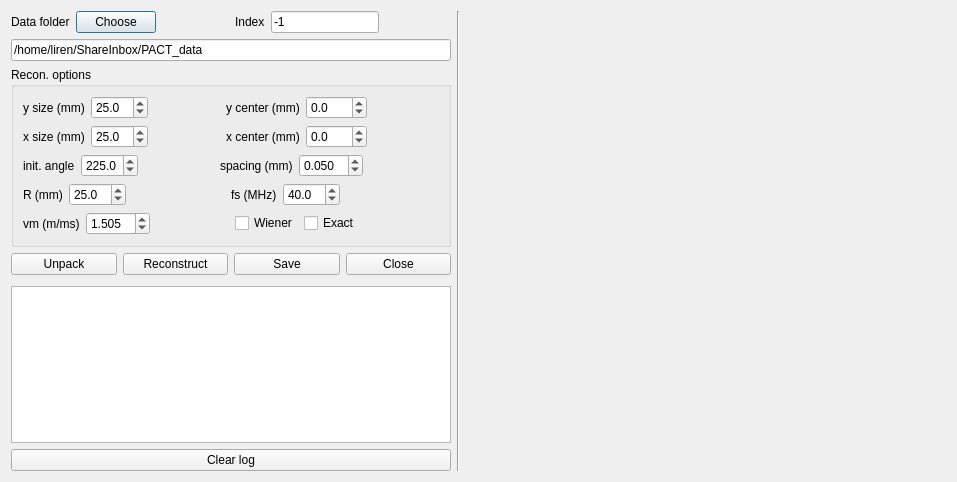
<?xml version="1.0" encoding="UTF-8"?>
<ui version="4.0">
 <class>FieldToolDialog</class>
 <widget class="QDialog" name="FieldToolDialog">
  <property name="geometry">
   <rect>
    <x>0</x>
    <y>0</y>
    <width>957</width>
    <height>478</height>
   </rect>
  </property>
  <property name="windowTitle">
   <string>Dialog</string>
  </property>
  <layout class="QHBoxLayout" name="horizontalLayout_8">
   <item>
    <layout class="QVBoxLayout" name="verticalLayout_3">
     <item>
      <layout class="QVBoxLayout" name="verticalLayout_2">
       <item>
        <layout class="QHBoxLayout" name="horizontalLayout_4">
         <item>
          <widget class="QLabel" name="label">
           <property name="text">
            <string>Data folder</string>
           </property>
          </widget>
         </item>
         <item>
          <widget class="QPushButton" name="mBtnChooseDataFolder">
           <property name="text">
            <string>Choose</string>
           </property>
          </widget>
         </item>
         <item>
          <spacer name="horizontalSpacer_7">
           <property name="orientation">
            <enum>Qt::Horizontal</enum>
           </property>
           <property name="sizeHint" stdset="0">
            <size>
             <width>40</width>
             <height>20</height>
            </size>
           </property>
          </spacer>
         </item>
         <item>
          <widget class="QLabel" name="label_2">
           <property name="text">
            <string>Index</string>
           </property>
          </widget>
         </item>
         <item>
          <widget class="QLineEdit" name="mEdIndex">
           <property name="text">
            <string>-1</string>
           </property>
          </widget>
         </item>
         <item>
          <spacer name="horizontalSpacer_8">
           <property name="orientation">
            <enum>Qt::Horizontal</enum>
           </property>
           <property name="sizeHint" stdset="0">
            <size>
             <width>40</width>
             <height>20</height>
            </size>
           </property>
          </spacer>
         </item>
        </layout>
       </item>
       <item>
        <widget class="QLineEdit" name="mEdDataFolder">
         <property name="text">
          <string>/home/liren/ShareInbox/PACT_data</string>
         </property>
        </widget>
       </item>
      </layout>
     </item>
     <item>
      <widget class="QGroupBox" name="mGroupReconOpts">
       <property name="title">
        <string>Recon. options</string>
       </property>
       <layout class="QVBoxLayout" name="verticalLayout">
        <item>
         <layout class="QHBoxLayout" name="horizontalLayout">
          <item>
           <widget class="QLabel" name="label_3">
            <property name="text">
             <string>y size (mm)</string>
            </property>
           </widget>
          </item>
          <item>
           <widget class="QDoubleSpinBox" name="mSpYSize">
            <property name="decimals">
             <number>1</number>
            </property>
            <property name="singleStep">
             <double>0.100000000000000</double>
            </property>
            <property name="value">
             <double>25.000000000000000</double>
            </property>
           </widget>
          </item>
          <item>
           <spacer name="horizontalSpacer">
            <property name="orientation">
             <enum>Qt::Horizontal</enum>
            </property>
            <property name="sizeHint" stdset="0">
             <size>
              <width>40</width>
              <height>20</height>
             </size>
            </property>
           </spacer>
          </item>
          <item>
           <widget class="QLabel" name="label_4">
            <property name="text">
             <string>y center (mm)</string>
            </property>
           </widget>
          </item>
          <item>
           <widget class="QDoubleSpinBox" name="mSpYCenter">
            <property name="decimals">
             <number>1</number>
            </property>
            <property name="minimum">
             <double>-100.000000000000000</double>
            </property>
            <property name="singleStep">
             <double>0.100000000000000</double>
            </property>
            <property name="value">
             <double>0.000000000000000</double>
            </property>
           </widget>
          </item>
          <item>
           <spacer name="horizontalSpacer_4">
            <property name="orientation">
             <enum>Qt::Horizontal</enum>
            </property>
            <property name="sizeHint" stdset="0">
             <size>
              <width>40</width>
              <height>20</height>
             </size>
            </property>
           </spacer>
          </item>
         </layout>
        </item>
        <item>
         <layout class="QHBoxLayout" name="horizontalLayout_2">
          <item>
           <widget class="QLabel" name="label_5">
            <property name="text">
             <string>x size (mm)</string>
            </property>
           </widget>
          </item>
          <item>
           <widget class="QDoubleSpinBox" name="mSpXSize">
            <property name="decimals">
             <number>1</number>
            </property>
            <property name="singleStep">
             <double>0.100000000000000</double>
            </property>
            <property name="value">
             <double>25.000000000000000</double>
            </property>
           </widget>
          </item>
          <item>
           <spacer name="horizontalSpacer_2">
            <property name="orientation">
             <enum>Qt::Horizontal</enum>
            </property>
            <property name="sizeHint" stdset="0">
             <size>
              <width>40</width>
              <height>20</height>
             </size>
            </property>
           </spacer>
          </item>
          <item>
           <widget class="QLabel" name="label_6">
            <property name="text">
             <string>x center (mm)</string>
            </property>
           </widget>
          </item>
          <item>
           <widget class="QDoubleSpinBox" name="mSpXCenter">
            <property name="decimals">
             <number>1</number>
            </property>
            <property name="minimum">
             <double>-100.000000000000000</double>
            </property>
            <property name="singleStep">
             <double>0.100000000000000</double>
            </property>
            <property name="value">
             <double>0.000000000000000</double>
            </property>
           </widget>
          </item>
          <item>
           <spacer name="horizontalSpacer_5">
            <property name="orientation">
             <enum>Qt::Horizontal</enum>
            </property>
            <property name="sizeHint" stdset="0">
             <size>
              <width>40</width>
              <height>20</height>
             </size>
            </property>
           </spacer>
          </item>
         </layout>
        </item>
        <item>
         <layout class="QHBoxLayout" name="horizontalLayout_3">
          <item>
           <widget class="QLabel" name="label_7">
            <property name="text">
             <string>init. angle</string>
            </property>
           </widget>
          </item>
          <item>
           <widget class="QDoubleSpinBox" name="mSpInitAngle">
            <property name="decimals">
             <number>1</number>
            </property>
            <property name="maximum">
             <double>360.000000000000000</double>
            </property>
            <property name="value">
             <double>225.000000000000000</double>
            </property>
           </widget>
          </item>
          <item>
           <spacer name="horizontalSpacer_3">
            <property name="orientation">
             <enum>Qt::Horizontal</enum>
            </property>
            <property name="sizeHint" stdset="0">
             <size>
              <width>40</width>
              <height>20</height>
             </size>
            </property>
           </spacer>
          </item>
          <item>
           <widget class="QLabel" name="label_8">
            <property name="text">
             <string>spacing (mm)</string>
            </property>
           </widget>
          </item>
          <item>
           <widget class="QDoubleSpinBox" name="mSpSpacing">
            <property name="decimals">
             <number>3</number>
            </property>
            <property name="singleStep">
             <double>0.010000000000000</double>
            </property>
            <property name="value">
             <double>0.050000000000000</double>
            </property>
           </widget>
          </item>
          <item>
           <spacer name="horizontalSpacer_6">
            <property name="orientation">
             <enum>Qt::Horizontal</enum>
            </property>
            <property name="sizeHint" stdset="0">
             <size>
              <width>40</width>
              <height>20</height>
             </size>
            </property>
           </spacer>
          </item>
         </layout>
        </item>
        <item>
         <layout class="QHBoxLayout" name="horizontalLayout_5">
          <item>
           <widget class="QLabel" name="label_9">
            <property name="text">
             <string>R (mm)</string>
            </property>
           </widget>
          </item>
          <item>
           <widget class="QDoubleSpinBox" name="mSpR">
            <property name="decimals">
             <number>1</number>
            </property>
            <property name="value">
             <double>25.000000000000000</double>
            </property>
           </widget>
          </item>
          <item>
           <spacer name="horizontalSpacer_9">
            <property name="orientation">
             <enum>Qt::Horizontal</enum>
            </property>
            <property name="sizeHint" stdset="0">
             <size>
              <width>40</width>
              <height>20</height>
             </size>
            </property>
           </spacer>
          </item>
          <item>
           <widget class="QLabel" name="label_10">
            <property name="text">
             <string>fs (MHz)</string>
            </property>
           </widget>
          </item>
          <item>
           <widget class="QDoubleSpinBox" name="mSpFs">
            <property name="decimals">
             <number>1</number>
            </property>
            <property name="value">
             <double>40.000000000000000</double>
            </property>
           </widget>
          </item>
          <item>
           <spacer name="horizontalSpacer_10">
            <property name="orientation">
             <enum>Qt::Horizontal</enum>
            </property>
            <property name="sizeHint" stdset="0">
             <size>
              <width>40</width>
              <height>20</height>
             </size>
            </property>
           </spacer>
          </item>
         </layout>
        </item>
        <item>
         <layout class="QHBoxLayout" name="horizontalLayout_6">
          <item>
           <widget class="QLabel" name="label_11">
            <property name="text">
             <string>vm (m/ms)</string>
            </property>
           </widget>
          </item>
          <item>
           <widget class="QDoubleSpinBox" name="mSpVm">
            <property name="decimals">
             <number>3</number>
            </property>
            <property name="value">
             <double>1.505000000000000</double>
            </property>
           </widget>
          </item>
          <item>
           <spacer name="horizontalSpacer_11">
            <property name="orientation">
             <enum>Qt::Horizontal</enum>
            </property>
            <property name="sizeHint" stdset="0">
             <size>
              <width>40</width>
              <height>20</height>
             </size>
            </property>
           </spacer>
          </item>
          <item>
           <widget class="QCheckBox" name="mCkWiener">
            <property name="text">
             <string>Wiener</string>
            </property>
           </widget>
          </item>
          <item>
           <widget class="QCheckBox" name="mCkExact">
            <property name="text">
             <string>Exact</string>
            </property>
           </widget>
          </item>
          <item>
           <spacer name="horizontalSpacer_12">
            <property name="orientation">
             <enum>Qt::Horizontal</enum>
            </property>
            <property name="sizeHint" stdset="0">
             <size>
              <width>40</width>
              <height>20</height>
             </size>
            </property>
           </spacer>
          </item>
         </layout>
        </item>
       </layout>
      </widget>
     </item>
     <item>
      <layout class="QHBoxLayout" name="horizontalLayout_7">
       <item>
        <widget class="QPushButton" name="mBtnUnpack">
         <property name="text">
          <string>Unpack</string>
         </property>
        </widget>
       </item>
       <item>
        <widget class="QPushButton" name="mBtnReconstruct">
         <property name="text">
          <string>Reconstruct</string>
         </property>
        </widget>
       </item>
       <item>
        <widget class="QPushButton" name="mBtnSave">
         <property name="text">
          <string>Save</string>
         </property>
        </widget>
       </item>
       <item>
        <widget class="QPushButton" name="mBtnClose">
         <property name="text">
          <string>Close</string>
         </property>
        </widget>
       </item>
      </layout>
     </item>
     <item>
      <spacer name="verticalSpacer">
       <property name="orientation">
        <enum>Qt::Vertical</enum>
       </property>
       <property name="sizeHint" stdset="0">
        <size>
         <width>20</width>
         <height>40</height>
        </size>
       </property>
      </spacer>
     </item>
     <item>
      <widget class="QTextEdit" name="mEdLog"/>
     </item>
     <item>
      <widget class="QPushButton" name="mBtnClearLog">
       <property name="text">
        <string>Clear log</string>
       </property>
      </widget>
     </item>
    </layout>
   </item>
   <item>
    <widget class="Line" name="line">
     <property name="orientation">
      <enum>Qt::Vertical</enum>
     </property>
    </widget>
   </item>
   <item>
    <widget class="QWidget" name="mImageDisplay" native="true">
     <property name="sizePolicy">
      <sizepolicy hsizetype="Minimum" vsizetype="Minimum">
       <horstretch>0</horstretch>
       <verstretch>0</verstretch>
      </sizepolicy>
     </property>
     <property name="minimumSize">
      <size>
       <width>480</width>
       <height>460</height>
      </size>
     </property>
    </widget>
   </item>
  </layout>
 </widget>
 <resources/>
 <connections/>
</ui>
